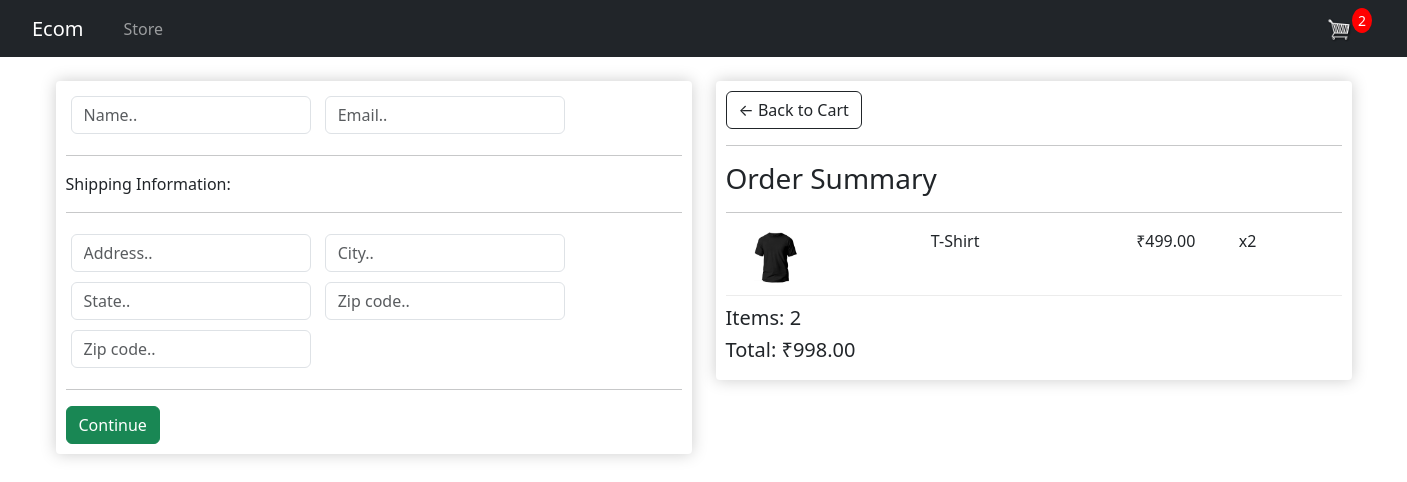
/checkout/ (signed in), run on an earlier commit of the app's database.
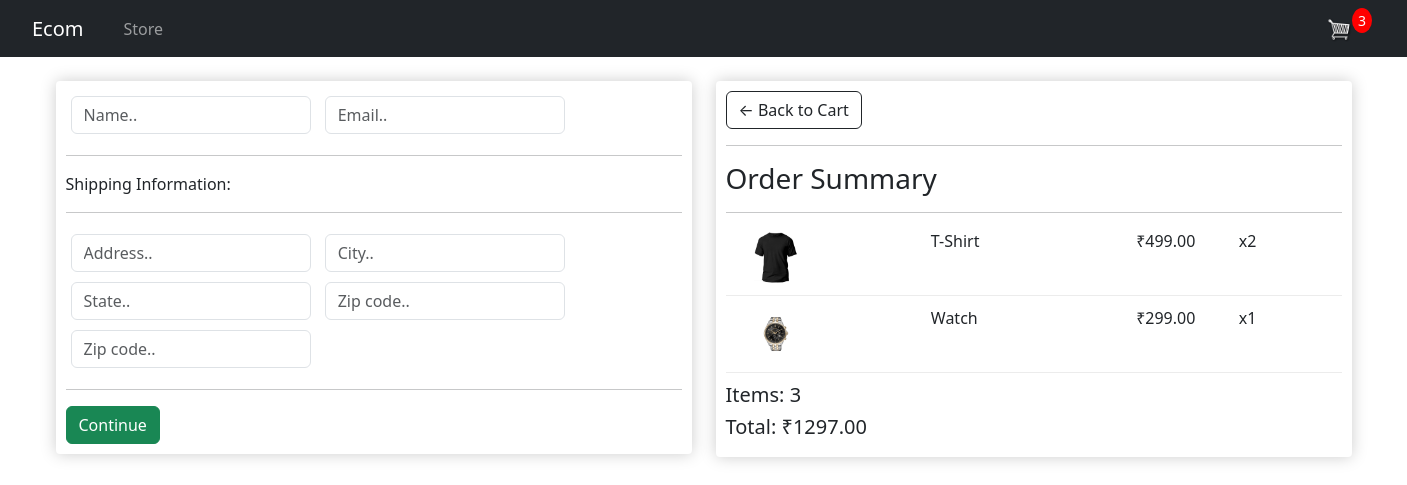
And on a later commit of the database.
### ecom_app/models.py (models this page shows, shortened)
class OrderItem(models.Model):
    product = models.ForeignKey(Product, on_delete=models.SET_NULL, null=True, blank=True )
    order = models.ForeignKey(Order, on_delete=models.SET_NULL, null=True, blank=True )
    quantity = models.IntegerField(default=0, null=True, blank=True)
    date_added = models.DateTimeField(auto_now_add=True)
    @property
    def get_total(self):
        total = self.product.price*self.quantity
        return total

class Product(models.Model):
    name = models.CharField(max_length=200, null= True)
    price = models.FloatField()
    digital = models.BooleanField(default=False, null=True, blank=False)
    image = models.ImageField(null=True, blank=True)
    @property
    def imageURL(self):
        try:
            url = self.image.url
        except:
            url = ''
        return url

class Order(models.Model):
    customer = models.ForeignKey(Customer, on_delete=models.SET_NULL, null=True, blank=True )
    date_ordered = models.DateTimeField(auto_now_add=True)
    complete = models.BooleanField(default=False, null=True, blank=False)
    transaction_id = models.CharField(max_length=200, null= True)
    @property
    def shipping(self):
        shipping = False
        orderItems = self.orderitem_set.all()
        for i in orderItems:
            if i.product.digital == False:
                shipping = True
        return shipping
    @property
    def get_cart_total(self):
        orderItems = self.orderitem_set.all()
        total = sum([item.get_total for item in orderItems])
        return total
    @property
    def get_cart_items(self):
        orderItems = self.orderitem_set.all()
        total = sum([item.quantity for item in orderItems])
        return total

### ecom_app/views.py (the view)
# urls.py: path('checkout/', views.checkout, name="checkout" ),
def checkout(request):
    if request.user.is_authenticated:
        customer = request.user.customer
        order, created = Order.objects.get_or_create(customer=customer, complete=False)
        items = order.orderitem_set.all()
        cartItems = order.get_cart_items
    else:
        items=[]
        order = {'get_cart_total':0, 'get_cart_items':0, 'shipping': False} #for logged out user
        cartItems = order['get_cart_items']
    context = {'items':items, 'order': order, 'cartItems': cartItems}
    return render(request, 'store/checkout.html', context)

### ecom_app/templates/store/checkout.html (shortened to what this page needs)
{% extends 'store/main.html' %}
{% load static %}
{% block content %}
<div class="row">
    <div class="col-lg-6">
        <div class="box-element" id="form-wrapper">
            <form id="form">
                <div id="user-info">
                    <div class="form-field">
                        <input required class="form-control" type="text" name="name" placeholder="Name..">
                    </div>
                    <div class="form-field">
                        <input required class="form-control" type="email" name="email" placeholder="Email..">
                    </div>
                </div>
                <div id="shipping-info">
                    <hr>
                    <p>Shipping Information:</p>
                    <hr>
                    <div class="form-field">
                        <input class="form-control" type="text" name="address" placeholder="Address..">
                    </div>
                    <div class="form-field">
                        <input class="form-control" type="text" name="city" placeholder="City..">
                    </div>
                    <div class="form-field">
                        <input class="form-control" type="text" name="state" placeholder="State..">
                    </div>
                    <div class="form-field">
                        <input class="form-control" type="text" name="zipcode" placeholder="Zip code..">
                    </div>
                    <div class="form-field">
                        <input class="form-control" type="text" name="country" placeholder="Zip code..">
                    </div>
                </div>
                <hr>
                <input id="form-button" class="btn btn-success btn-block" type="submit" value="Continue">
            </form>
        </div>
        <br>
    </div>
    <div class="col-lg-6">
        <div class="box-element">
            <a  class="btn btn-outline-dark" href="{% url 'cart' %}">&#x2190; Back to Cart</a>
            <hr>
            <h3>Order Summary</h3>
            <hr>
            {% for item in items %}
            <div class="cart-row">
                <div style="flex:2"><img class="row-image" src="{{item.product.imageURL}}"></div>
                <div style="flex:2" class="item-name">{{item.product.name}}</div>
                <div style="flex:1" class="item-price">₹{{item.product.price|floatformat:2}}</div>
                <div style="flex:1" class="item-quantity">x{{item.quantity}}</div>
            </div>
            {% endfor %}
            <h5>Items:   {{order.get_cart_items}}</h5>
            <h5>Total:   ₹{{order.get_cart_total|floatformat:2}}</h5>
        </div>
    </div>
</div>
{% endblock content %}

What changed in the data, as far as the page shows it:
added OrderItem: product.imageURL (picture), product.name "Watch", product.price "299.00", quantity "1"
computed for Order: get_cart_items "2" → "3"; get_cart_total "998.00" → "1297.00"
Also different on the page:
{{ cartItems }}: "2" → "3"
